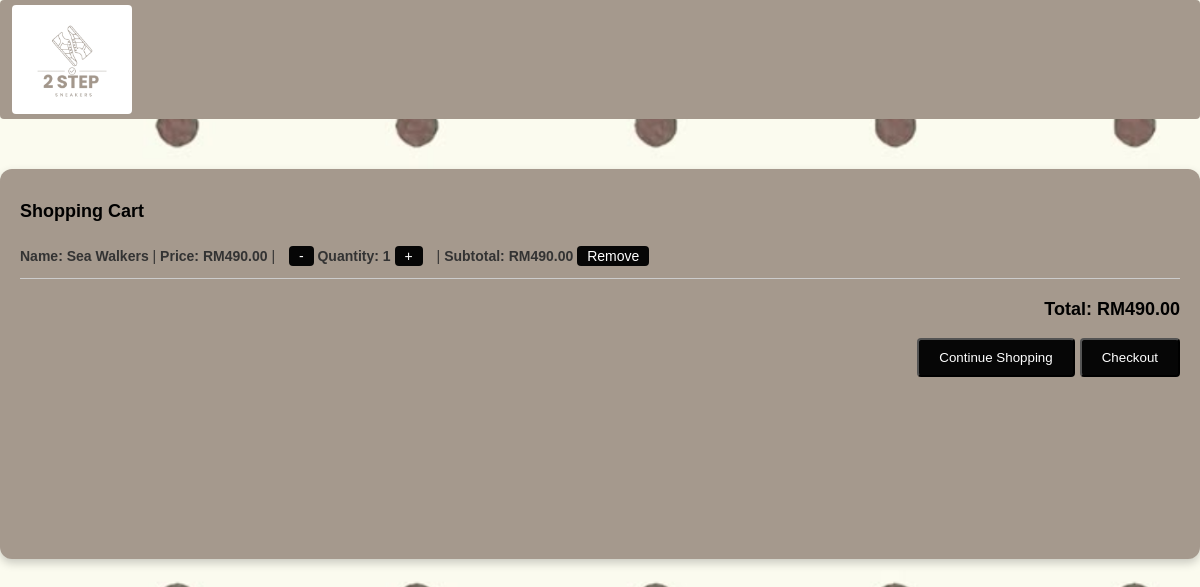
The page /customer/cart/cart.php (signed in) on the database its author committed.
### tables this page shows
CREATE TABLE `cart` (
  `cart_id` bigint NOT NULL,
  `shoe_id` bigint NOT NULL,
  `user_id` bigint NOT NULL,
  `quantity` int NOT NULL DEFAULT '1'
);

CREATE TABLE `shoe` (
  `shoe_id` bigint NOT NULL,
  `brand_id` bigint NOT NULL,
  `category_id` bigint NOT NULL,
  `shoe_name` varchar(255) NOT NULL,
  `description` varchar(255) NOT NULL DEFAULT '',
  `gender_target_id` bigint NOT NULL,
  `shoe_price` decimal(10,2) NOT NULL DEFAULT '0.00',
  `image_path` varchar(255) NOT NULL DEFAULT 'images/logo.png'
);

### customer/cart/cart_logic.php (called while the page is built, shortened)
<?php
require_once __DIR__ . '/../../config/db.php';
$total_price = 0;
$cart_data = [];
if (isset($_SESSION['user_id'])) {
    $user_id = $_SESSION['user_id'];
    $sql = "SELECT cart.quantity, shoe.shoe_id, shoe.shoe_name, shoe.shoe_price
            FROM cart
            JOIN shoe ON cart.shoe_id = shoe.shoe_id
            WHERE cart.user_id = ?";
    $stmt = $conn->prepare($sql);
    $stmt->bind_param("i", $user_id);
    $stmt->execute();
    $result = $stmt->get_result();
    while ($row = $result->fetch_assoc()) {
        $subtotal = $row['shoe_price'] * $row['quantity'];
        $total_price += $subtotal;
        $cart_data[] = [
            'shoe_id' => $row['shoe_id'],
            'name'    => $row['shoe_name'],
            'price'   => $row['shoe_price'],
            'quantity'=> $row['quantity'],
            'subtotal'=> $subtotal
        ];
    }
}
?>

### customer/cart/cart.php (the view, shortened to what this page needs)
<?php
include 'cart_logic.php';
?>
<!DOCTYPE html>
<html lang="en">
<head>
    <link rel="stylesheet" href="customer/cart/cart.css">
</head>
<body>
    <div class="logo-container" style ="background-color: #a5998d;">
        <div style="background-color: white; padding: 5px 12px; border-radius: 4px; display: inline-block; margin-right: 20px;">
            <img src="images/logo.png" alt="2 Step Sneakers" class="logo">
    </div>
    </div>
</body>
<main>
    <div class="cart-container">
        <h1 class="cart-title"><strong>Shopping Cart</strong></h1>
        <div class="cart-items">
            <?php if (!empty($cart_data)): ?>
                <?php foreach ($cart_data as $item): ?>
                    <div class="cart-item-row">
                        <div class="item-details">
                            <b>Name: <?php echo htmlspecialchars($item['name']); ?></b> |
                            <b>Price: RM<?php echo number_format($item['price'], 2); ?></b> |
                            <span style="margin: 0 10px;">
                            <a href="customer/cart/update_cart.php?action=minus&shoe_id=<?php echo $item['shoe_id']; ?>" class="add-cart-btn">-</a>
                            <b>Quantity: <?php echo $item['quantity']; ?></b>
                            <a href="customer/cart/update_cart.php?action=add&shoe_id=<?php echo $item['shoe_id']; ?>" class="add-cart-btn">+</a>
                            </span>|
                            <b>Subtotal: RM<?php echo number_format($item['subtotal'], 2); ?></b>
                            <a href="update_cart.php?action=remove&shoe_id=<?php echo $item['shoe_id']; ?>" class="remove-item-btn">Remove</a>
                        </div>
                        </div>
                <?php endforeach; ?>
            <?php else: ?>
                <p style="text-align: center; padding: 20px;">Your cart is empty.</p>
            <?php endif; ?>
            </div>
        <div class="cart-summary">
            <p>Total: RM<?php echo number_format($total_price, 2); ?></p>
            <button type="button" class="continue-shopping-btn" onclick="window.location.href='customer/browse.php'">Continue Shopping</button>
            <button type="submit" class="checkout-btn" onclick="window.location.href='checkout.php'">Checkout</button>
        </div>
    </div>

### customer/cart/cart.css (style rules this page uses)
body { background-image: url('/images/background.png'); background-repeat: no-repeat; background-position: center; background-size: cover; background-attachment: fixed; min-height: 100vh; margin: 0; }
.logo-container { background: white; padding: 5px 12px; border-radius: 4px; }
.logo { max-width: 100%; height: 95px; display: inline-block; }
.cart-container { height: auto; min-height: 350px; margin: 50px auto; padding: 20px; background-color: #a5998d; border-radius: 12px; box-shadow: 0 4px 10px rgba(0, 0, 0, 0.2); }
.cart-item-row { display: flex; justify-content: space-between; align-items: center; padding: 12px 0; border-bottom: 1px solid #ccc; }
.item-details { font-family: 'Lucida Sans', 'Lucida Sans Regular', 'Lucida Grande', 'Lucida Sans Unicode', Geneva, Verdana, sans-serif; text-align: right; font-size: 14px; color: #333; }
.cart-title { align-items: center; font-family: 'Lucida Sans', 'Lucida Sans Regular', 'Lucida Grande', 'Lucida Sans Unicode', Geneva, Verdana, sans-serif; font-size: 18px; font-weight: bold; }
.checkout-btn { display: inline-block; padding: 10px 20px; background-color: #060606; color: #fff; text-decoration: none; border-radius: 4px; transition: background-color 0.3s ease; }
.cart-summary { justify-content: flex; align-items: center; gap: 80x; margin-top: 20px; font-family: 'Lucida Sans', 'Lucida Sans Regular', 'Lucida Grande', 'Lucida Sans Unicode', Geneva, Verdana, sans-serif; margin-top: 20px; text-align: right; font-size: 18px; font-weight: bold; clear: both; }
.add-cart-btn { display: inline-block; padding: 2px 10px; background-color: #060606; color: #fff; text-decoration: none; border-radius: 4px; transition: background-color 0.3s ease; }
.remove-item-btn { display: inline-block; padding: 2px 10px; background-color: #060606; color: #fff; text-decoration: none; border-radius: 4px; transition: background-color 0.3s ease; }
.continue-shopping-btn { display: inline-block; padding: 10px 20px; background-color: #060606; color: #fff; text-decoration: none; border-radius: 4px; transition: background-color 0.3s ease; }

### rows shown on the page
cart: shoe.shoe_name "Sea Walkers", shoe.shoe_price "490.00", quantity "1", subtotal "490.00"

### other values the page prints
$total_price "490.00"
